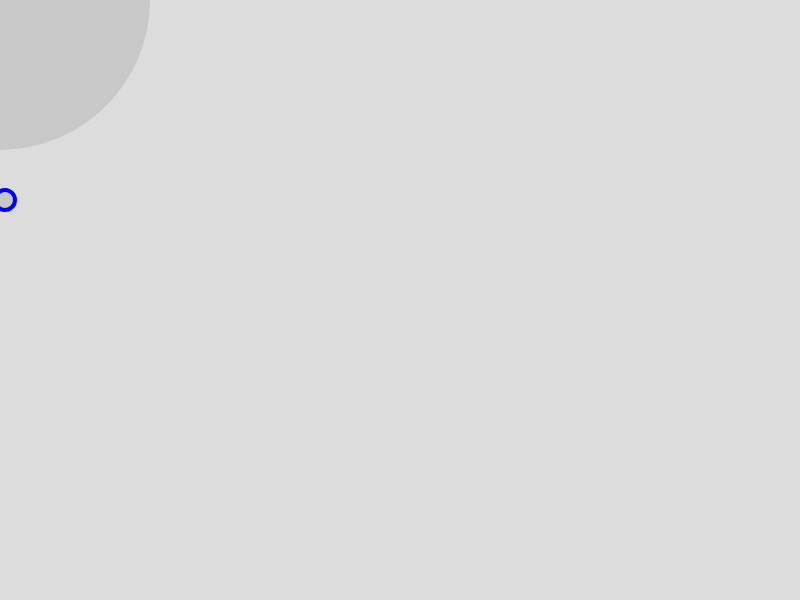
Frame 1 (no input)
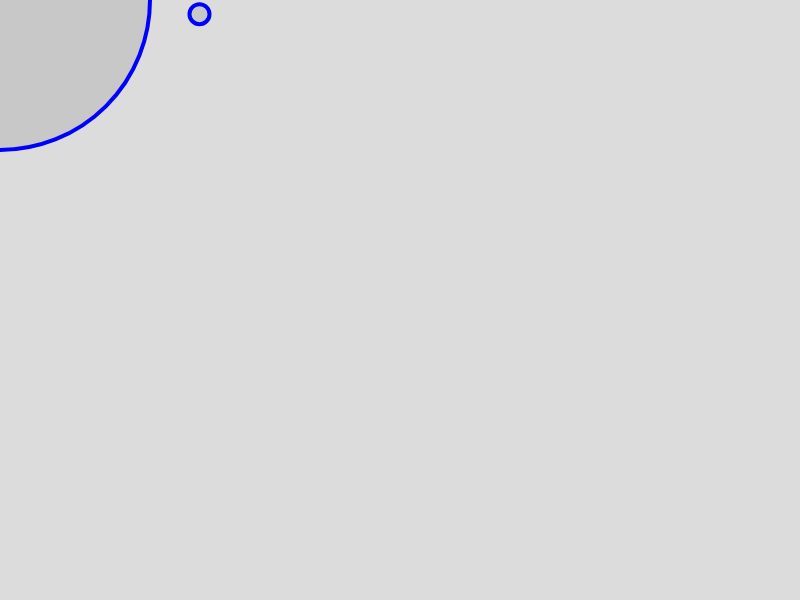
Frame 60 (no input)
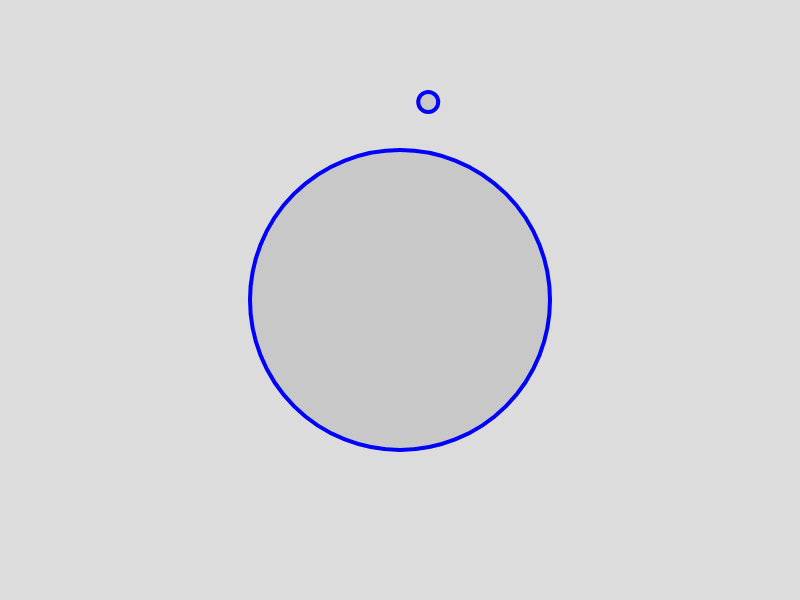
Frame 120 (the mouse pressed at the canvas centre since frame 60)

The p5.js sketch that drew these frames (run headless with seeded random() and noise() and a simulated clock; from frame 60 on, the mouse is pressed at the canvas centre):

// p5.js sketch
// ── sketch.js
function setup() {
    createCanvas(800, 600);
    noStroke();
    rectMode(CENTER)
}

let colorR = 200;
let colorG = 200;
let colorB = 200;
let tamano = 300;

const CIRCULO = 0;
const CUADRADO = 1;

let figura = CIRCULO;  // circulo y el 2 es cuadrado

function draw() {
    if (!keyIsPressed){
        background(220);
    }
    
    // fill(50)
    // circle(pmouseX,pmouseY,tamano);

    // fill(colorR,colorG,colorB);
    // circle(mouseX,mouseY,tamano);
    pintaFigura();
    pintaSatelite();

}

function pintaFigura(){
    if (figura === CIRCULO){
        //fill(50)
        //circle(pmouseX,pmouseY,tamano);

        fill(colorR,colorG,colorB);
        circle(mouseX,mouseY,tamano);
    }
    else if ( figura === CUADRADO){
        //fill(50)
        //rect(pmouseX,pmouseY,tamano);

        fill(colorR,colorG,colorB);
        rect(mouseX,mouseY,tamano);
    }
}

function mouseClicked(){
    // console.log("click!!!")
    
    colorR = random(0,255)
    colorG = random(0,255)
    colorB = random(0,255)
}

function mouseWheel(event){
    if (event.delta > 0){
        tamano+=10;
    }else{
        tamano-=10;
    }
}

function keyPressed(){
    // console.log(figura)

    if (key==="e" || key==="E"){
        figura = (figura + 1) % 2
        
    }

}

function pintaSatelite(){
    //mouseX mouseY
    // fill(255,0,0);
    stroke("blue");
    strokeWeight(4)
    d = 200;                                     
    circle(
        mouseX + d * Math.sin(frameCount/40),
        mouseY + d * Math.cos(frameCount/40),
        20);
}
// ── style.css
html,
body {
  margin: 0;
  min-height: 100vh;
  background: var(--site-background);
}

body {
  display: grid;
  place-content: center;
}

canvas {
  display: block;
  border: 2px solid var(--site-border);
  border-radius: 0.75rem;
}
